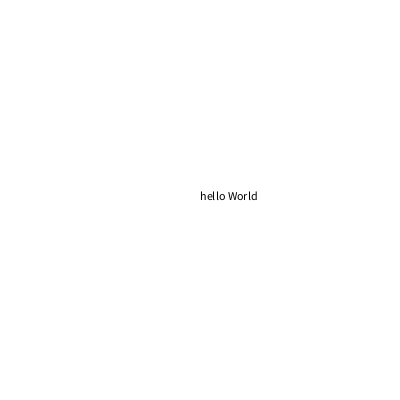
Frame 1 (no input)
Frame 60 (the mouse pressed at the canvas centre just before this capture): identical to frame 1, image omitted
Frame 120 (the mouse held since frame 60 and released just before this capture): identical to frame 1, image omitted

The Processing sketch that drew this single still picture (run headless with seeded random() and noise(); from frame 60 on, the mouse is pressed at the canvas centre):

// Processing sketch: Lab1_BS4_Strings
// ── Lab1_BS4_Strings.pde
//Kreatives programmieren S25 DMP 
//Martinez
//Lab1. BacktoBasics. Beispiel 4: Strings
String hello ="hello World";
char saving = 's';
void setup () {
  size(400, 400);
  background(255);
  fill(0);
  text(hello,200,200);
}

void draw () {
 
 }
void keyPressed(){

}
